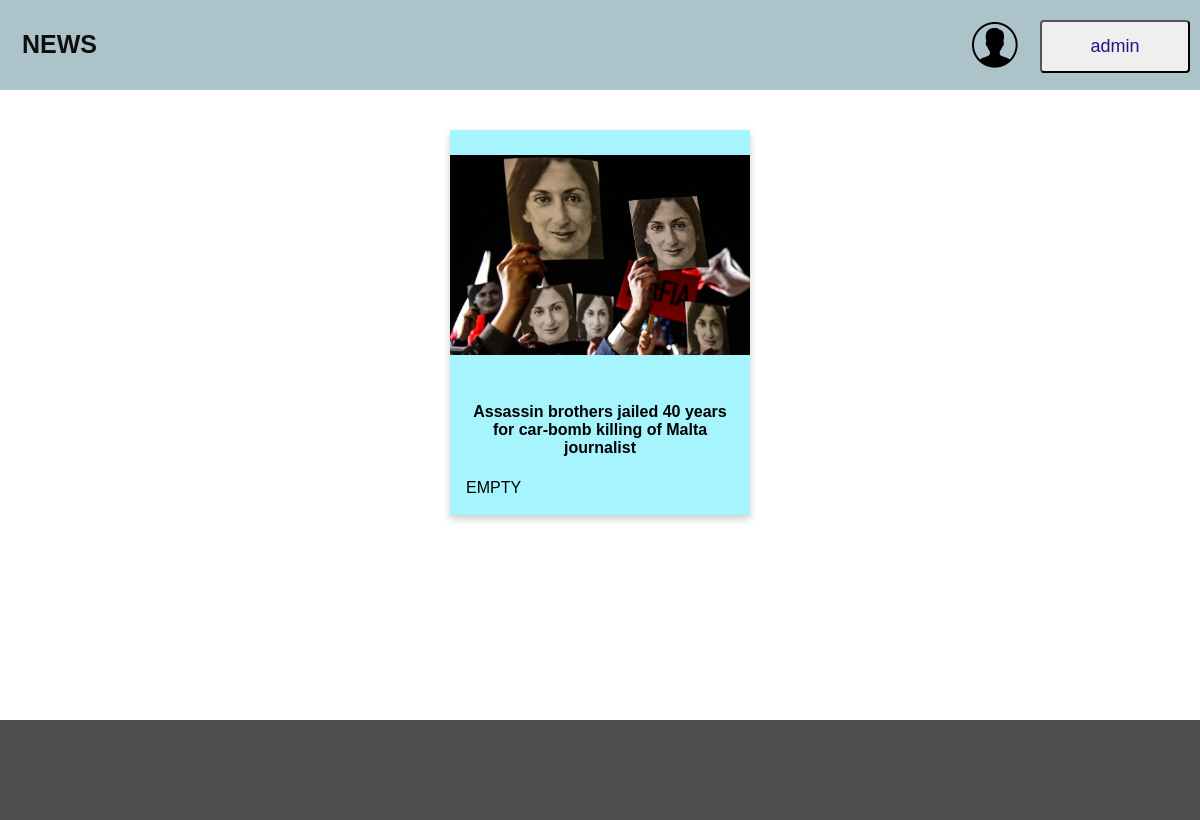
Page /news/ (signed in) on the committed database.
### news/models.py (models this page shows)
class Link(models.Model):
    link_text = models.CharField(max_length=255)
    link_img = models.ImageField(upload_to='img/', null=True)
    pub_date = models.DateTimeField('date published')

### news/views.py (the view)
# urls.py: path(r'', views.index, name='index'),
def index(request):
    message = None
    if "message" in request.GET:
        message = request.GET["message"]
    return render(
        request,
        "index.html",
        {
            "latest_links":
                Link.objects.order_by('-pub_date')[:10],
            "message": message
        }
    )

### templates/index.html
{% extends 'base.html' %}
{% block main %}
    <wrapper>
        {% if latest_links %}
            {% for link in latest_links %}
                <a href="/news/{{ link.id }}/" style="color: black; text-decoration: none">
                    <div class="card">
                        <div class="img" style="background-image: url('..{{ link.link_img.url }}')"></div>
                        <div class="container">
                            <h4 style="text-align: center"><b>{{ link.link_text }}</b></h4>
                            <p>EMPTY</p>
                        </div>
                    </div>
                </a>
            {% endfor %}
        {% else %}
            <p>There is no news here yet</p>
        {% endif %}
    </wrapper>
{% endblock %}

### templates/base.html (shortened to what this page needs)
{% load static %}
<!DOCTYPE html>
<html lang="en">
<head>
    <link rel="stylesheet" href="{% static 'css/style.css' %}">
    <link rel="stylesheet" href="{% static 'css/card.css' %}">
</head>
<body>
<div class="header">
    <a href="/news/" class="logo">NEWS</a>
    {% if user.is_authenticated %}
        <div class="header-right">
            <div style="display: flex; ">
                <div>
                    {% if user.photo_set.all  %}
                        <img src="{{ user.photo_set.last.photo.url }}"
                             style="width: 50px; height: 50px; border-radius: 100%; margin-right: 20px" alt=""></div>
                    {% else %}
                        <img src="{% static "user_logo.png" %}"
                             style="width: 50px; height: 50px; border-radius: 100%; margin-right: 20px" alt=""></div>
                    {% endif %}
            <div class="dropdown">
                <button class="dropbtn ">{{ user.username }}</button>
            </div>
        </div>
        </div>
    {% else %}
        <div class="header-right">
            <a href="/news/login">Log-In</a>
            <a href="/news/register">Register</a>
        </div>
    {% endif %}
</div>
<section class="main_section">
    <div class="main_container">
        {% block main %}
        {% endblock %}
    </div>
</section>
<footer style="height: 100px; background: #4f4f4f; ">
</footer>
</body>
</html>

### news/static/css/style.css (style rules this page uses)
body { margin: 0; font-family: Arial, Helvetica, sans-serif; }
.header { overflow: hidden; background-color: rgba(22, 84, 105, 0.35); padding: 20px 10px; height: 200px; }
.header a { float: left; color: #0e0e0e; text-align: center; padding: 12px; text-decoration: none; font-size: 24px; line-height: 25px; border-radius: 4px; }
.header a.logo { font-size: 25px; font-weight: bold; }
.header-right { float: right; }
.dropbtn { min-width: 150px; color: #2a1181; text-align: center; padding: 12px; text-decoration: none; font-size: 18px; line-height: 25px; border-radius: 4px; }
.dropdown { position: relative; display: inline-block; }
section { min-height: 600px; background: #ffffff; margin-top: -150px; padding-bottom: 30px; }
wrapper { padding-top: 40px; display: flex; justify-content: space-around; flex-wrap: wrap; }
.main_container { margin: auto; width: 1100px; }

### news/static/css/card.css (style rules this page uses)
.card { box-shadow: 0 4px 8px 0 rgba(0,0,0,0.2); transition: 0.3s; width: 300px; margin-left: 15px; margin-right: 15px; margin-bottom: 60px; background: rgba(0, 225, 253, 0.35); cursor: pointer; }
.container { padding: 2px 16px; }
.img { width: 100%; height: 250px; background-repeat: no-repeat; background-position: center; background-size: contain; }

### rows in the picture
Link: link_img (picture), link_text "Assassin brothers jailed 40 years for car-bomb killing of Malta journalist"

### other values in the picture
{{ user.username }} "admin"
